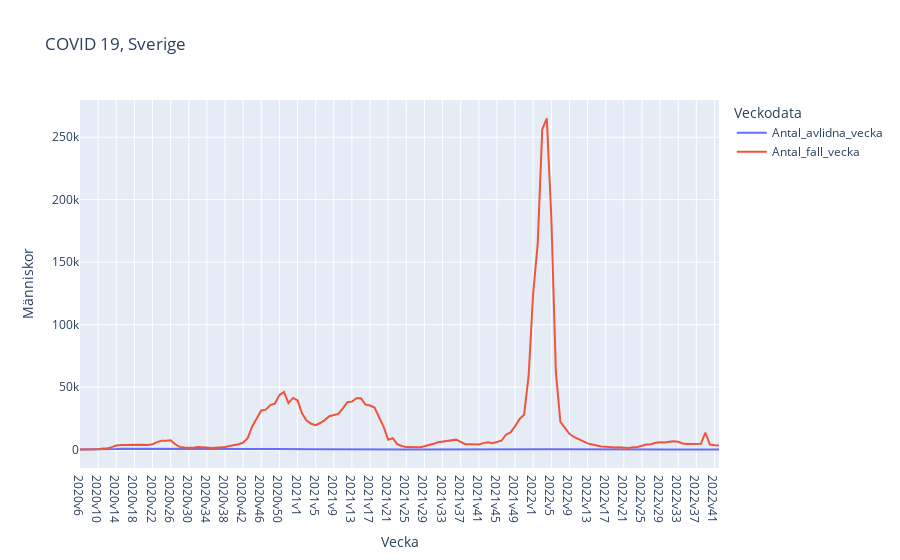

Notebook code for this chart:
### Code cell
fig_comparison = px.line(covid_data_weekly, x = "Vecka", y = ["Antal_avlidna_vecka", "Antal_fall_vecka"], 
        hover_data= ["Kum_antal_avlidna", "Kum_antal_fall"], 
        labels = dict(value = "Människor", variable = 'Veckodata'),
        title = "COVID 19, Sverige")
fig_comparison.show()
fig_comparison.write_html("./Visualizations/Plotly/number_new_and_deceased")

### Figure 1 — Plotly figure (JSON) as saved in the notebook; plotly's stock layout.template omitted (floating-point values rounded to 4 significant figures; data arrays with more than 128 entries replaced by an {"elided": "..."} marker saying what was removed)
{"data": [{"customdata": {"elided": "142x2 int values"}, "hovertemplate": "Veckodata=Antal_avlidna_vecka<br>Vecka=%{x}<br>Människor=%{y}<br>Kum_antal_avlidna=%{customdata[0]}<br>Kum_antal_fall=%{customdata[1]}<extra></extra>", "legendgroup": "Antal_avlidna_vecka", "line": {"color": "#636efa", "dash": "solid"}, "marker": {"symbol": "circle"}, "mode": "lines", "name": "Antal_avlidna_vecka", "orientation": "v", "showlegend": true, "type": "scatter", "x": {"elided": "142 str values"}, "xaxis": "x", "y": {"elided": "142 int values"}, "yaxis": "y"}, {"customdata": {"elided": "142x2 int values"}, "hovertemplate": "Veckodata=Antal_fall_vecka<br>Vecka=%{x}<br>Människor=%{y}<br>Kum_antal_avlidna=%{customdata[0]}<br>Kum_antal_fall=%{customdata[1]}<extra></extra>", "legendgroup": "Antal_fall_vecka", "line": {"color": "#EF553B", "dash": "solid"}, "marker": {"symbol": "circle"}, "mode": "lines", "name": "Antal_fall_vecka", "orientation": "v", "showlegend": true, "type": "scatter", "x": {"elided": "142 str values"}, "xaxis": "x", "y": {"elided": "142 int values"}, "yaxis": "y"}], "layout": {"legend": {"title": {"text": "Veckodata"}, "tracegroupgap": 0}, "title": {"text": "COVID 19, Sverige"}, "xaxis": {"anchor": "y", "domain": [0, 1], "title": {"text": "Vecka"}}, "yaxis": {"anchor": "x", "domain": [0, 1], "title": {"text": "Människor"}}}}
